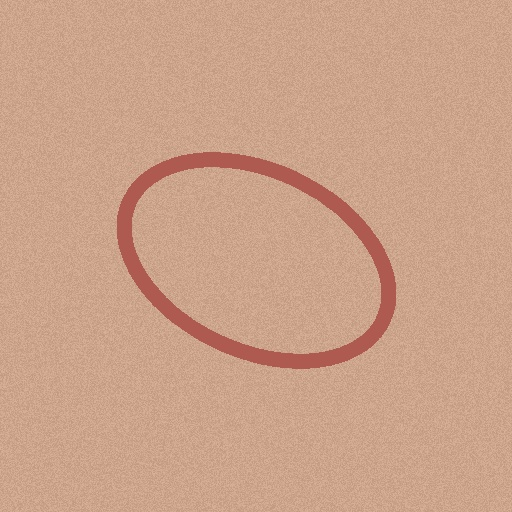
#> input picture web/samples/sample_rash_wide.jpg, 512 x 512 px; its folder holds only this picture in this run
$ python -i quality.py   (imports and definitions only)   (older library calls are emulated)
#> lines starting #> are read from the running program, lines starting #| are printed output that depends on the picture; after the words box and inside, x2 and y2 are one past the last pixel; in counts of white or black regions, pixels touching at a corner belong together
#> further down, picture is the input picture: shape (512, 512, 3); mean B, G, R 137, 161.4, 203.2
"""
Engine 1: Photo Quality Assessment & Upload Verification
Deterministic, purely functional quality engine with no I/O, no network, and no global state.
Evaluates blur, brightness, glare, skin coverage, and upload-specific artifacts (compression, moire, cartoon, resolution).
Computes Individual Typology Angle (ITA) strictly for fairness auditing and contrast normalisation.
"""

from typing import Any, Dict, List, Optional, Tuple
import numpy as np
import cv2


def calculate_ita(l_channel: np.ndarray, b_channel: np.ndarray, skin_mask: np.ndarray) -> Tuple[float, str]:
    """
    Computes Individual Typology Angle (ITA) on healthy skin pixels:
    ITA = arctan((L* - 50) / b*) * (180 / pi)
    Used ONLY for fairness reporting and contrast normalisation, NEVER to alter risk scores.
    """
    skin_pts = skin_mask > 0
    if not np.any(skin_pts):
        return 0.0, "UNKNOWN"

    l_vals = l_channel[skin_pts]
    b_vals = b_channel[skin_pts]

    # Convert uint8 OpenCV Lab (L: 0-255 -> 0-100, b: 0-255 -> -128-127)
    l_star = np.median(l_vals) * (100.0 / 255.0)
    b_star = (np.median(b_vals) - 128.0)

    denominator = max(abs(b_star), 1e-4) * (1 if b_star >= 0 else -1)
    ita_rad = np.arctan((l_star - 50.0) / denominator)
    ita_deg = float(ita_rad * (180.0 / np.pi))

    # Standard Fitzpatrick ITA Bands
    if ita_deg > 55:
        tone_group = "Type I-II (Very Light)"
    elif ita_deg > 41:
        tone_group = "Type III (Light)"
    elif ita_deg > 28:
        tone_group = "Type IV (Intermediate)"
    elif ita_deg > 10:
        tone_group = "Type V (Tan/Brown)"
    else:
        tone_group = "Type VI (Dark)"

    return round(ita_deg, 2), tone_group


# [79 lines left out: function detect_upload_artifacts, not called in this run]


def assess_image_quality(
    image: np.ndarray,
    config: Optional[Dict[str, Any]] = None,
    source: str = "camera"
) -> Dict[str, Any]:
    """
    Evaluates rash photograph quality against deterministic thresholds.
    Handles both live camera captures and gallery file uploads.
    """
#> called with source = 'camera'
    if image is None or not isinstance(image, np.ndarray) or image.size == 0:
        return {
            "acceptable": False,
            "reasons": ["OBSTRUCTED"],
            "measurements": {
                "blur": 0.0,
                "brightness_mean": 0.0,
                "brightness_p05": 0.0,
                "brightness_p95": 0.0,
                "glare_fraction": 0.0,
                "skin_fraction": 0.0,
                "largest_skin_region_fraction": 0.0,
                "ita": 0.0,
                "skin_tone_group": "UNKNOWN"
            },
            "upload_quality": {"has_upload_flags": False, "flags": [], "tips": []},
            "tips": ["Make sure the affected skin is not covered."]
        }

    # Configuration thresholds
    cfg = config or {}
    max_dim = int(cfg.get("max_dimension", 768))
    blur_thresh = float(cfg.get("laplacian_blur_threshold", 80.0))
    crop_fraction = float(cfg.get("crop_fraction", 0.60))
    b_mean_min = float(cfg.get("brightness_mean_min", 40.0))
    b_mean_max = float(cfg.get("brightness_mean_max", 220.0))
    b_p05_min = float(cfg.get("brightness_p05_min", 15.0))
    b_p95_max = float(cfg.get("brightness_p95_max", 250.0))
    glare_max = float(cfg.get("glare_fraction_max", 0.08))
    skin_min = float(cfg.get("skin_fraction_min", 0.15))
    largest_skin_min = float(cfg.get("largest_skin_region_fraction_min", 0.08))

    # Resize image so maximum dimension is preserved under max_dim
    h, w = image.shape[:2]
#> h = 512; w = 512
    max_current = max(h, w)
#> max_current = 512
    if max_current > max_dim:
        scale = max_dim / float(max_current)
        new_w = max(1, int(round(w * scale)))
        new_h = max(1, int(round(h * scale)))
        resized = cv2.resize(image, (new_w, new_h), interpolation=cv2.INTER_AREA)
    else:
        resized = image.copy()

    rh, rw = resized.shape[:2]
#> rh = 512; rw = 512
    total_pixels = float(rh * rw)
#> total_pixels = 262144

    # Grayscale and Color spaces
    if resized.ndim == 2:
        gray = resized
        bgr = cv2.cvtColor(resized, cv2.COLOR_GRAY2BGR)
    elif resized.shape[2] == 4:
        bgr = cv2.cvtColor(resized, cv2.COLOR_BGRA2BGR)
        gray = cv2.cvtColor(bgr, cv2.COLOR_BGR2GRAY)
    else:
        bgr = resized
        gray = cv2.cvtColor(resized, cv2.COLOR_BGR2GRAY)
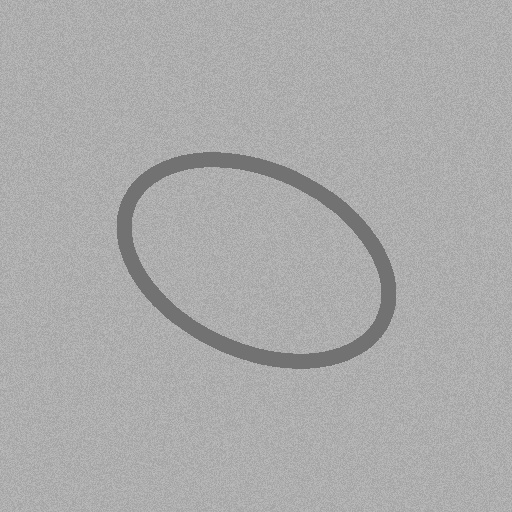
#> gray: shape (512, 512); min 106, max 193, mean 171

    # Blur: Variance of Laplacian on full image and central crop
    laplacian_full = cv2.Laplacian(gray, cv2.CV_64F)
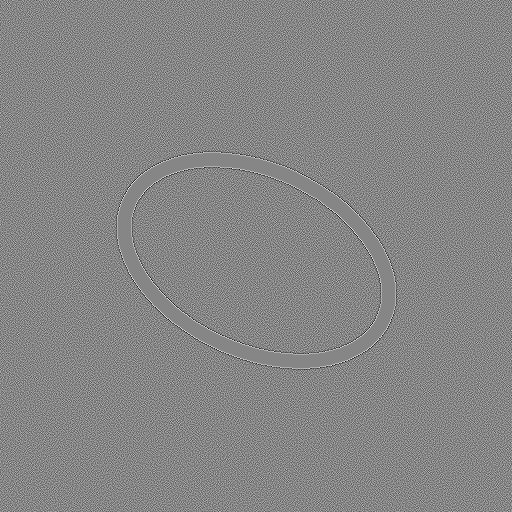
#> laplacian_full: shape (512, 512) float64; min -190, max 171, mean 0; drawn with min black and max white
    blur_full = float(laplacian_full.var())
#> blur_full = 1136.1

    crop_h = max(1, int(round(rh * crop_fraction)))
#> crop_h = 307
    crop_w = max(1, int(round(rw * crop_fraction)))
#> crop_w = 307
    start_y = max(0, (rh - crop_h) // 2)
#> start_y = 102
    start_x = max(0, (rw - crop_w) // 2)
#> start_x = 102
    crop_gray = gray[start_y : start_y + crop_h, start_x : start_x + crop_w]
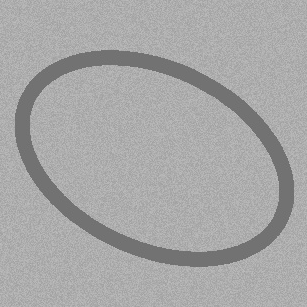
#> crop_gray: shape (307, 307); min 106, max 193, mean 166.6

    if crop_gray.size > 0:
        blur_crop = float(cv2.Laplacian(crop_gray, cv2.CV_64F).var())
#> blur_crop = 1208.2
        blur_score = min(blur_full, blur_crop)
#> blur_score = 1136.1
    else:
        blur_score = blur_full

    # Brightness & Glare (HSV)
    hsv = cv2.cvtColor(bgr, cv2.COLOR_BGR2HSV)
#> hsv: shape (512, 512, 3); mean H, S, V 11.6, 83.5, 203.2
    v_channel = hsv[:, :, 2]
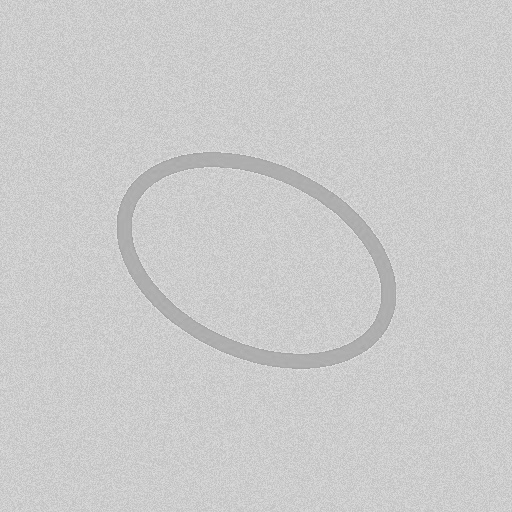
#> v_channel: shape (512, 512); min 153, max 235, mean 203.2
    s_channel = hsv[:, :, 1]
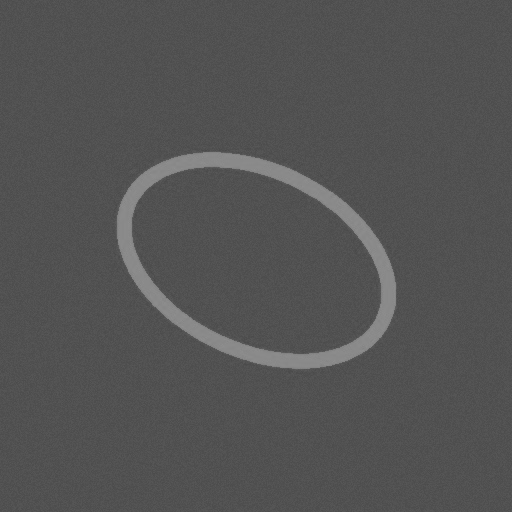
#> s_channel: shape (512, 512); min 72, max 145, mean 83.5

    brightness_mean = float(np.mean(v_channel))
#> brightness_mean = 203.2
    brightness_p05 = float(np.percentile(v_channel, 5))
#> brightness_p05 = 191
    brightness_p95 = float(np.percentile(v_channel, 95))
#> brightness_p95 = 216

    glare_mask = (v_channel > 245) & (s_channel < 40)
#> glare_mask: shape (512, 512) bool; every value is 0
    glare_fraction = float(np.sum(glare_mask)) / total_pixels
#> glare_fraction = 0

    # Multi-tone Skin Coverage (YCrCb + HSV)
    ycrcb = cv2.cvtColor(bgr, cv2.COLOR_BGR2YCrCb)
#> ycrcb: shape (512, 512, 3); mean of channels 0, 1, 2 171, 150.9, 109
    cr = ycrcb[:, :, 1]
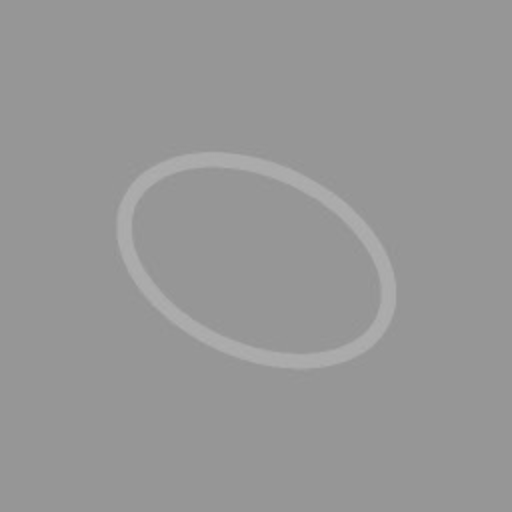
#> cr: shape (512, 512); min 146, max 175, mean 150.9
    cb = ycrcb[:, :, 2]
#> cb: shape (512, 512); every value is 109

    # Skin segmentation covering diverse Indian skin tones (Fitzpatrick I-VI)
    skin_mask = (cr >= 133) & (cr <= 178) & (cb >= 75) & (cb <= 130)
#> skin_mask: shape (512, 512) bool; every value is 1
    skin_fraction = float(np.sum(skin_mask)) / total_pixels
#> skin_fraction = 1

    skin_uint8 = skin_mask.astype(np.uint8)
    num_labels, labels, stats, _ = cv2.connectedComponentsWithStats(skin_uint8, connectivity=8)
#> labels: shape (512, 512) int32; every value is 1
#> num_labels = 2; stats = [[-1, 2147483647, 0, 0, 0], [0, 0, 512, 512, 262144]]

    if num_labels > 1:
        largest_area = int(np.max(stats[1:, cv2.CC_STAT_AREA]))
#> largest_area = 262144
        largest_skin_region_fraction = float(largest_area) / total_pixels
#> largest_skin_region_fraction = 1
    else:
        largest_skin_region_fraction = 0.0

    # Calculate ITA on skin
    lab = cv2.cvtColor(bgr, cv2.COLOR_BGR2Lab)
#> lab: shape (512, 512, 3); mean of channels 0, 1, 2 177.6, 139.9, 146.7
    ita_deg, skin_tone_group = calculate_ita(lab[:, :, 0], lab[:, :, 2], skin_mask)
#> in calculate_ita, `l_star = np.median(l_vals) * (100.0 / 255.0)`: l_star = 70.59
#> in calculate_ita, `b_star = (np.median(b_vals) - 128.0)`: b_star = 19
#> in calculate_ita, `ita_rad = np.arctan((l_star - 50.0) / denominator)`: ita_rad = 0.825
#> in calculate_ita, `ita_deg = float(ita_rad * (180.0 / np.pi))`: ita_deg = 47.3
#> ita_deg = 47.3; skin_tone_group = 'Type III (Light)'

    # Determine Quality Reasons and Tips
    reasons: List[str] = []
    tips: List[str] = []

    if blur_score < blur_thresh:
        reasons.append("BLUR")
        tips.append("Hold the phone steady and take the photo again.")

    if brightness_mean < b_mean_min or brightness_p05 < b_p05_min:
        reasons.append("DARK")
        tips.append("Move to a brighter area.")

    if brightness_mean > b_mean_max or brightness_p95 > b_p95_max:
        if "BRIGHT" not in reasons:
            reasons.append("BRIGHT")
            tips.append("Reduce lighting or move away from strong glare.")

    if glare_fraction > glare_max:
        if "GLARE" not in reasons:
            reasons.append("GLARE")
            tips.append("Avoid direct light reflecting from the skin.")

    if skin_fraction < 0.05:
        reasons.append("OBSTRUCTED")
        tips.append("Make sure the affected skin is not covered.")
    elif skin_fraction < skin_min or largest_skin_region_fraction < largest_skin_min:
        reasons.append("TOO_FAR")
        tips.append("Move closer so the affected skin is clearly visible.")

    # Upload-specific Artifact Checks
    upload_res = {"has_upload_flags": False, "flags": [], "tips": []}
    if source == "upload" or cfg.get("run_upload_checks", False):
        upload_res = detect_upload_artifacts(image, config=cfg)
        if upload_res["has_upload_flags"]:
            for u_flag in upload_res["flags"]:
                reasons.append(u_flag)
            for u_tip in upload_res["tips"]:
                tips.append(u_tip)

    acceptable = len(reasons) == 0

    return {
        "acceptable": acceptable,
        "reasons": reasons,
        "measurements": {
            "blur": round(blur_score, 2),
            "brightness_mean": round(brightness_mean, 2),
            "brightness_p05": round(brightness_p05, 2),
            "brightness_p95": round(brightness_p95, 2),
            "glare_fraction": round(glare_fraction, 4),
            "skin_fraction": round(skin_fraction, 4),
            "largest_skin_region_fraction": round(largest_skin_region_fraction, 4),
            "ita": ita_deg,
            "skin_tone_group": skin_tone_group
        },
        "upload_quality": upload_res,
        "tips": tips
    }

>>> import cv2
>>> picture = cv2.imread('../web/samples/sample_rash_wide.jpg')
>>> result = assess_image_quality(picture)
#> result = 5 items

$ run again, on web/samples/sample_ring_rash.jpg
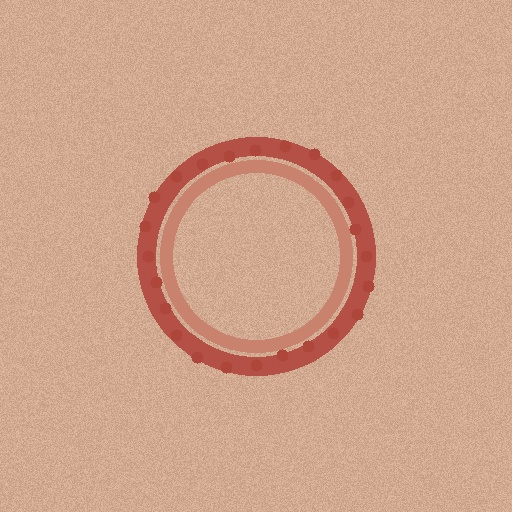
#> input picture web/samples/sample_ring_rash.jpg, 512 x 512 px
#> picture is the input picture: shape (512, 512, 3); mean B, G, R 139.7, 163.7, 207.7
#> blur_full = 1631.3
#> blur_crop = 1638.4
#> blur_score = 1631.3
#> hsv: shape (512, 512, 3); mean H, S, V 11.3, 84.3, 207.7
#> brightness_mean = 207.7
#> brightness_p05 = 184
#> brightness_p95 = 223
#> glare_mask: shape (512, 512) bool; every value is 0
#> glare_fraction = 0
#> ycrcb: shape (512, 512, 3); mean of channels 0, 1, 2 174.1, 151.9, 108.8
#> in assess_image_quality, `skin_mask = (cr >= 133) & (cr <= 178) & (cb >= 75) & (cb <= 130)`:
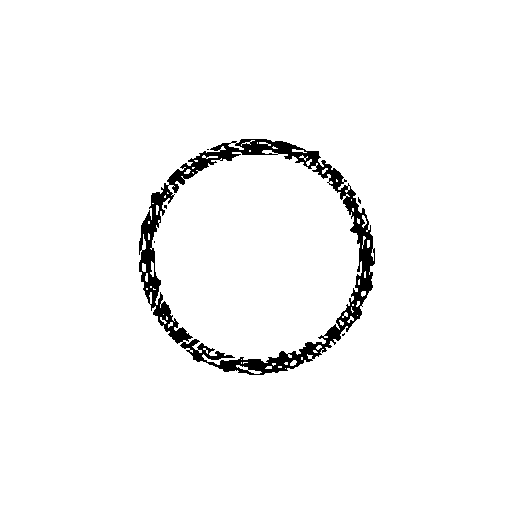
#> skin_mask: shape (512, 512) bool; 96.8% white; 6 black regions (5 under 20 px), largest, box (x1, y1, x2, y2) and area: (139, 139, 375, 375) 8239
#> skin_fraction = 0.968
#> in assess_image_quality, `num_labels, labels, stats, _ = cv2.connectedComponentsWithStats(skin_u..`:
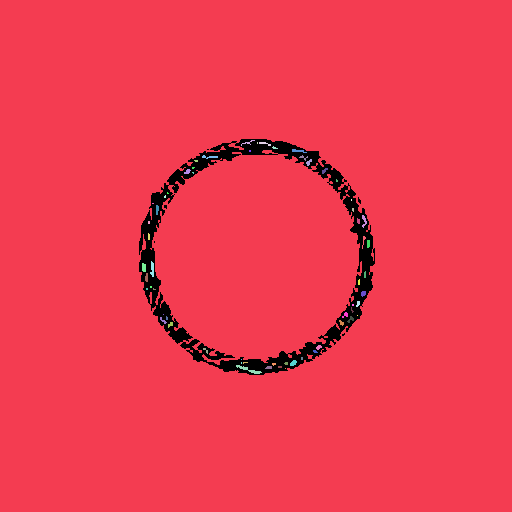
#> labels: shape (512, 512) int32; 63 distinct labels, from 0 to 62; one colour per label, 0 black
#> num_labels = 63; stats = 63 rows, first 6: [139, 139, 236, 236, 8272], [0, 0, 512, 512, 252991], [241, 140, 14, 6, 21], [257, 142, 1, 2, 2], [259, 142, 12, 4, 22], [272, 146, 6, 3, 10]
#> largest_area = 252991
#> largest_skin_region_fraction = 0.965
#> lab: shape (512, 512, 3); mean of channels 0, 1, 2 180.5, 140.9, 146.9
#> l_star = 72.16
#> b_star = 18
#> ita_rad = 0.889
#> in calculate_ita, `ita_deg = float(ita_rad * (180.0 / np.pi))`: ita_deg = 50.91
#> in assess_image_quality, `ita_deg, skin_tone_group = calculate_ita(lab[:, :, 0], lab[:, :, 2], s..`: skin_tone_group = 'Type III (Light)'
#> result = 5 items
